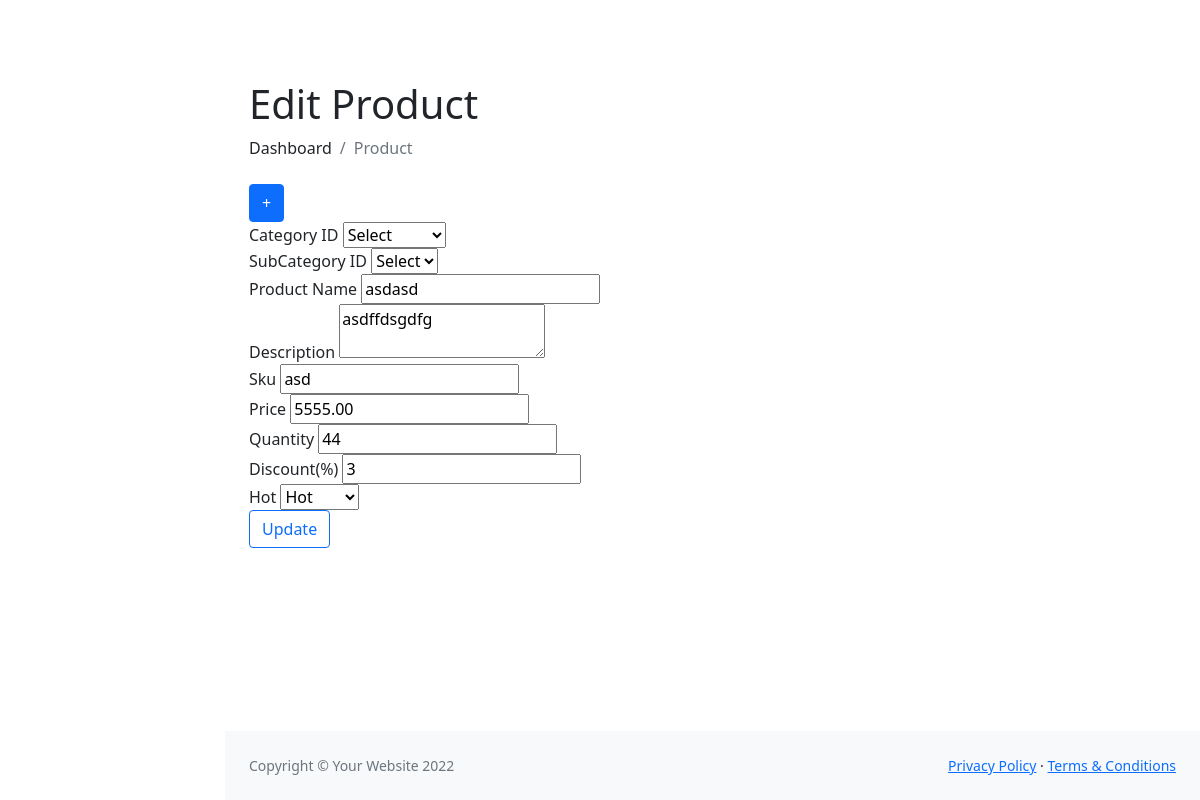
The app's page /admin-dashboard/product/edit.php?id=3 with its own data.
### tables this page shows
CREATE TABLE `products` (
  `id` int(11) NOT NULL,
  `sku` varchar(128) NOT NULL,
  `category_id` int(11) NOT NULL,
  `subcategory_id` int(11) NOT NULL,
  `name` varchar(256) NOT NULL,
  `description` text NOT NULL,
  `price` float(10,2) NOT NULL,
  `quantity` int(11) NOT NULL,
  `images` varchar(512) NOT NULL,
  `discount` int(11) NOT NULL DEFAULT 0,
  `hot` set('0','1') NOT NULL DEFAULT '1',
  `created_at` timestamp NOT NULL DEFAULT current_timestamp()
);

### admin-dashboard/product/edit.php (the view, shortened to what this page needs)
<?php
require "../../inc/connection.php";
$p = "select * from products where id='".$_GET['id']."' limit 1";
$r = $conn->query($p);
$p = $r->fetch_assoc();
?>
<!DOCTYPE html>
<html lang="en">
    <head>
        <link href="https://cdn.jsdelivr.net/npm/simple-datatables@latest/dist/style.css" rel="stylesheet" />
        <link href="../css/styles.css" rel="stylesheet" />
        <link rel="stylesheet" href="https://cdn.jsdelivr.net/npm/bootstrap-icons@1.10.3/font/bootstrap-icons.css">
    </head>
    <body class="sb-nav-fixed">
        <div id="layoutSidenav">
            <div id="layoutSidenav_content">
                <main>
                    <div class="container-fluid px-4">
                        <h1 class="mt-4">Edit Product</h1>
                        <ol class="breadcrumb mb-4">
                            <li class="breadcrumb-item">Dashboard</li>
                            <li class="breadcrumb-item active">Product</li>
                        </ol>
<button class="btn btn-primary" id="showFormBtn">+</button>
<div id="productFormContainer">
    <form action="" method="post" enctype="multipart/form-data">
        <label>Category ID</label>
        <select name="category_id" id="category_id">
            <option value="-1">Select</option>
        </select> <br>
        <label>SubCategory ID</label>
        <select name="subcategory_id" id="subcategory_id">
            <option value="-1">Select</option>
        </select> <br>
        <label>Product Name</label>
        <input type="text" name="name" required value="<?= $p['name'] ?>"> <br>
        <label>Description</label>
        <textarea name="description" required><?= $p['description'] ?></textarea> <br>
        <label>Sku</label>
        <input type="text" name="sku" required value="<?= $p['sku'] ?>"> <br>
        <label>Price</label>
        <input type="text" name="price" required value="<?= $p['price'] ?>"> <br>
        <label>Quantity</label>
        <input type="number" name="quantity" required value="<?= $p['quantity'] ?>"> <br>
        <label>Discount(%)</label>
        <input type="text" name="discount" required value="<?= $p['discount'] ?>"> <br>
        <label>Hot</label>
        <select name="hot" id="hot">
            <option value="1" <?= $p['hot']=="1"?"selected":"" ?>>Hot</option>
        </select>
        <br>
        <input type="submit" class="btn btn-outline-primary" name="updateproduct" value="Update">
    </form>
</div>
                    </div>
                </main>
                <footer class="py-4 bg-light mt-auto">
                    <div class="container-fluid px-4">
                        <div class="d-flex align-items-center justify-content-between small">
                            <div class="text-muted">Copyright &copy; Your Website 2022</div>
                            <div>
                                <a href="#">Privacy Policy</a>
                                &middot;
                                <a href="#">Terms &amp; Conditions</a>
                            </div>
                        </div>
                    </div>
                </footer>
            </div>
        </div>
    </body>
</html>

### records on screen
products: name "asdasd", description "asdffdsgdfg", sku "asd", price "5555.00", quantity "44", discount "3", hot "Hot"
